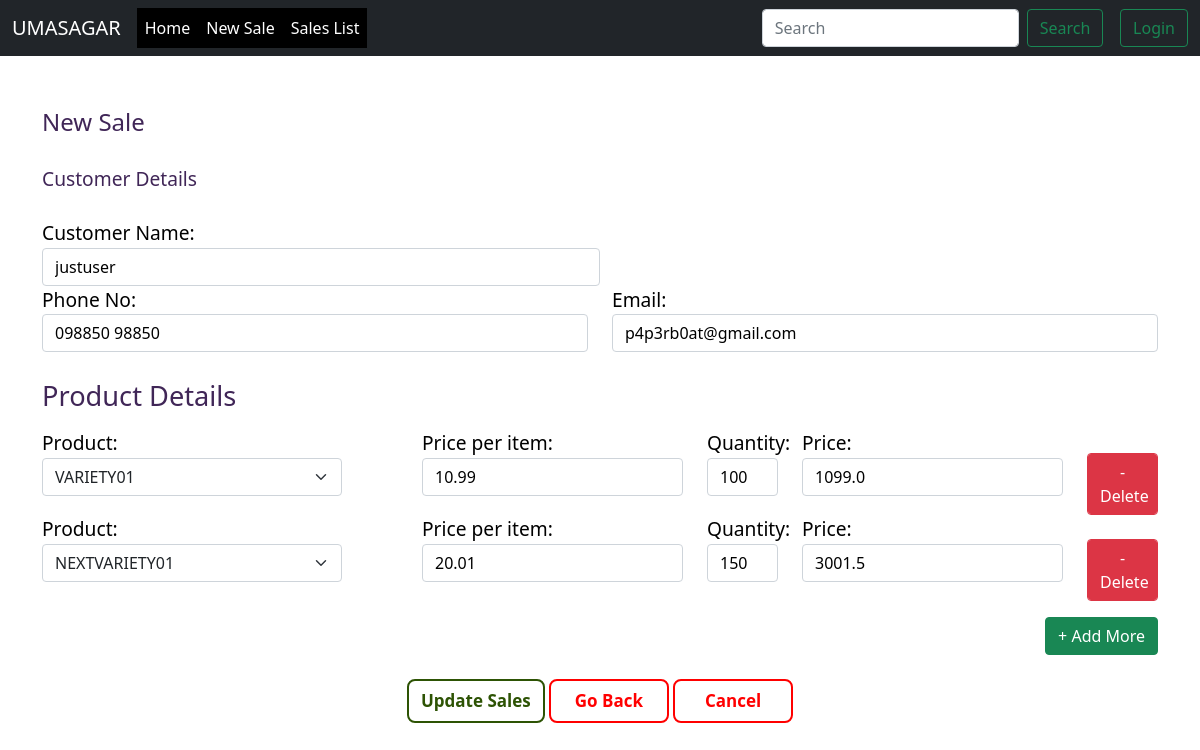
Screenshot of /saleupdate/justuser/176 with the database file from the repository.
### authentication/models.py (models this page shows)
class Dependent(models.Model):
	zone = models.ForeignKey(Zone, on_delete = models.CASCADE,blank = True,null = True)
	state = models.ForeignKey(State, on_delete = models.CASCADE, blank = True,null = True)
	region = models.ForeignKey(Region, on_delete = models.CASCADE, blank = True,null = True)
	divison = models.ForeignKey(Division, on_delete = models.CASCADE, blank = True,null = True)
	district = models.ForeignKey(District, on_delete = models.CASCADE, blank = True,null = True)
	mandal = models.ForeignKey(Mandal, on_delete = models.CASCADE, blank = True,null = True)
	village = models.ForeignKey(Village, on_delete = models.CASCADE, blank = True,null = True)
	class Meta:
		abstract = True

class MyUser(AbstractUser,Dependent):
	username_validator = UnicodeUsernameValidator()
	username = models.CharField(
        _('username'),
        max_length=150,
        unique=True,
        help_text=_('Required. 150 characters or fewer. Letters, digits and @/./+/-/_ only.'),
        validators=[username_validator],
        db_index=True, primary_key=True,
        error_messages={
            'unique': _("A user with that username already exists."),
        },)
	company = models.ForeignKey(Company, on_delete = models.CASCADE,blank = True,null = True)
	usertype = models.ForeignKey(UserType, on_delete = models.CASCADE,blank = True,null = True)
	address = models.TextField(blank = True,null = True)
	mobile = PhoneNumberField(blank = True,null = True)
	officer = models.ForeignKey(settings.AUTH_USER_MODEL ,on_delete = models.SET_NULL , null = True, blank = True)
	REQUIRED_FIELDS = ['email']

### umasagar/models.py (models this page shows, shortened)
class SaleItem(models.Model):
    billno = models.ForeignKey(SaleBill, on_delete = models.CASCADE, related_name='salebillno')
    product = models.ForeignKey(Product, on_delete = models.CASCADE)
    quantity = models.IntegerField(default=1)
    despatched = models.IntegerField(default = 0)
    remaining = models.IntegerField(default=0)
    perprice = models.FloatField(default=1)
    totalprice = models.FloatField(default=1)

### umasagar/views.py (the view)
# urls.py: path('saleupdate/<name>/<billno>', edit_sale, name="edit-sale"),
def edit_sale(request ,name, billno):
    salebill = SaleBill.objects.get(billno = billno)
    no = SaleItem.objects.filter(billno=billno).count()
    SaleItemFormSet = inlineformset_factory(SaleBill, SaleItem, form=SaleItemForm, fields=('quantity', 'perprice', 'product'),extra = no//2 - 1 if no//2 > 1 else 0)
    formset = SaleItemFormSet(instance=salebill)
    if request.method == 'POST':
        formset = SaleItemFormSet(request.POST, instance=salebill)
        if formset.is_valid():
            for form in formset:
                if form.is_valid():
                    billitem = form.save(commit=False)                                       # links the bill object to the items
                    billitem.despatched = billitem.quantity
                    billitem.totalprice = billitem.perprice * billitem.quantity
                    try:
                        billitem.save()
                    except:
                        messages.info(request, 'Select any Product')
                        return redirect('umasagar:sales-list')
            messages.success(request, 'The Sale Bill {} is Updated.'.format(salebill.billno))
            return redirect('umasagar:sales-list')
    else:
        supplierobj = get_object_or_404(MyUser, pk=name)
        formset = SaleItemFormSet(instance=salebill)
    return render(request,'edit_sale.html',{'supplier':supplierobj, 'formset':formset})

### umasagar/models.py (called while the page is built)
	def __str__(self):
		return self.variety_code

	def __str__(self):
		return str(self.variety_code)

### umasagar/templatetags/multi.py (called while the page is built)
@register.simple_tag
def multi(a,b):
	return round(a * b,2)

### umasagar/templates/edit_sale.html (shortened to what this page needs)
{% extends "base.html" %}
{% load static %}
{% load multi %}
{% block content %}
    <div style="color:#402657; font-style: bold; font-size: 1.5rem; border-bottom: 1px solid white;">New Sale</div>
        <br>
        <div class="panel panel-default">
            <div style="color:#402657; font-style: bold; font-size: 1.2rem; border-bottom: 1px solid white;">Customer Details</div>
            <br>
            <div class="panel-body">
                <div class="form-group col-md-6">
                    <label for="id_name" class="panel-body-text">Customer Name:</label>
                    <input type="text" class="form-control textinput" id="id_name" value="{{ supplier.username }}" disabled>
                </div>
                <div class="row">
                    <div class="col-md-6">
                        <label for="id_phone" class="panel-body-text">Phone No:</label>
                        <input type="text" class="form-control textinput" id="id_phone" value="{{ supplier.mobile }}" disabled>
                    </div>
                    <div class="col-md-6">
                        <label for="id_email" class="panel-body-text">Email:</label>
                        <input type="email" class="form-control textinput" id="id_gstin" value="{{ supplier.email }}" disabled>
                    </div>
                </div>
            </div>
        </div>
        <br>
        <form method="post" class="panel panel-default" autocomplete="off">
            <div class="panel-heading panel-heading-text">Product Details</div>
                <div id="stockitem">
                    <div class="panel-body">
                    {% for form in formset %}
                        <div class="row form-row">
                            <div class="form-group col-md-4">
                                <label class="panel-body-text">Product:</label>
                                <input type="text" list="productlist" placeholder="Select Product" class="form-select setprice stock" style="width: 300px;" name="salebillno-{{forloop.counter0}}-product" id="id_salebillno-{{forloop.counter0}}-product" value="{{form.initial.product}}" required >
                            </div>
                            <div class="form-group col-md-3">
                                <label class="panel-body-text">Price per item:</label>
                                {{ form.perprice }}
                            </div>
                            <div class="form-group col-md-1">
                                <label class="panel-body-text">Quantity:</label>
                                {{ form.quantity }}
                            </div>
                            <div class="form-group col-md-3">
                                <label class="panel-body-text">Price:</label>
                                <input type="text" class="textinput form-control totalprice" value="{% multi form.initial.perprice form.initial.quantity %}" disabled required>
                            </div>
                            <div class="form-group col-md-1">
                                <button class="form-control btn btn-danger remove-form-row">- Delete</button>
                            </div>
                        </div>
                    {% endfor %}
                        <div class = "mt-3" style="text-align: right;">
                            <a href="#" class="add-form-row btn btn-success">+ Add More</a>
                        </div>
                    </div>
                </div>
            <br>
            <div class="align-middle">
                <button type="submit" class="btn ghost-green">Update Sales</button>
                <a href="{% url 'umasagar:index' %}" class="btn ghost-button">Go Back</a>
                <a href="{% url 'umasagar:index' %}" class="btn ghost-button">Cancel</a>
            </div>
        </form>
    </div>
{% endblock content %}

### assets/css/main.css (style rules this page uses)
body, html { height: 100%; }
.form-group { color:black; }
label { color: black; font-size: 1.5rem; }
a { color:#402657; }
.align-middle { text-align: center; }
.textinput { background-color: #fff; color: black; }
.textinput:disabled { background-color: #fff; color: black; }
.ghost-button { color: red; background-color: transparent; border: 2px solid red; font-size: 17px; padding: 7px 12px; font-weight: bolder; transition-duration: 0.2s; display: inline-block; text-decoration: none; font-family: 'Open Sans', sans-serif; min-width: 120px; border-radius: 8px; }
.ghost-green { color: #2D5304; background-color: transparent; border: 2px solid #2D5304; font-size: 17px; padding: 7px 12px; font-weight: bolder; transition-duration: 0.2s; display: inline-block; text-decoration: none; font-family: 'Open Sans', sans-serif; min-width: 120px; border-radius: 8px; }
.panel-heading-text { color: #402657; font-size: 1.7rem; border-bottom: 2px solid white; margin-bottom: 10px; }
.panel-body-text { font-size: 1.2rem; }

### rows the page displays
MyUser: username "justuser", mobile "098850 98850", email "p4p3rb0at@gmail.com"
SaleItem: initial.product "VARIETY01", perprice "1099.0"
SaleItem: initial.product "NEXTVARIETY01", perprice "3001.5"
